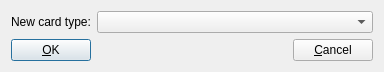
<?xml version="1.0" encoding="UTF-8"?>
<ui version="4.0">
 <class>ChangeCardTypeDlg</class>
 <widget class="QDialog" name="ChangeCardTypeDlg">
  <property name="geometry">
   <rect>
    <x>0</x>
    <y>0</y>
    <width>384</width>
    <height>68</height>
   </rect>
  </property>
  <property name="windowTitle">
   <string>Change card type</string>
  </property>
  <layout class="QVBoxLayout" name="verticalLayout_2">
   <item>
    <layout class="QVBoxLayout" name="verticalLayout">
     <item>
      <layout class="QHBoxLayout" name="horizontalLayout">
       <item>
        <widget class="QLabel" name="label">
         <property name="text">
          <string>New card type:</string>
         </property>
        </widget>
       </item>
       <item>
        <widget class="QComboBox" name="card_types_widget">
         <property name="sizePolicy">
          <sizepolicy hsizetype="MinimumExpanding" vsizetype="Fixed">
           <horstretch>0</horstretch>
           <verstretch>0</verstretch>
          </sizepolicy>
         </property>
        </widget>
       </item>
      </layout>
     </item>
     <item>
      <layout class="QHBoxLayout" name="horizontalLayout_2">
       <item>
        <widget class="QPushButton" name="ok_button">
         <property name="text">
          <string>&amp;OK</string>
         </property>
         <property name="default">
          <bool>true</bool>
         </property>
        </widget>
       </item>
       <item>
        <spacer name="horizontalSpacer">
         <property name="orientation">
          <enum>Qt::Horizontal</enum>
         </property>
         <property name="sizeHint" stdset="0">
          <size>
           <width>40</width>
           <height>20</height>
          </size>
         </property>
        </spacer>
       </item>
       <item>
        <widget class="QPushButton" name="cancel_button">
         <property name="text">
          <string>&amp;Cancel</string>
         </property>
        </widget>
       </item>
      </layout>
     </item>
    </layout>
   </item>
  </layout>
 </widget>
 <resources/>
 <connections>
  <connection>
   <sender>ok_button</sender>
   <signal>clicked()</signal>
   <receiver>ChangeCardTypeDlg</receiver>
   <slot>accept()</slot>
   <hints>
    <hint type="sourcelabel">
     <x>27</x>
     <y>48</y>
    </hint>
    <hint type="destinationlabel">
     <x>191</x>
     <y>33</y>
    </hint>
   </hints>
  </connection>
  <connection>
   <sender>cancel_button</sender>
   <signal>clicked()</signal>
   <receiver>ChangeCardTypeDlg</receiver>
   <slot>reject()</slot>
   <hints>
    <hint type="sourcelabel">
     <x>343</x>
     <y>48</y>
    </hint>
    <hint type="destinationlabel">
     <x>191</x>
     <y>33</y>
    </hint>
   </hints>
  </connection>
 </connections>
</ui>
